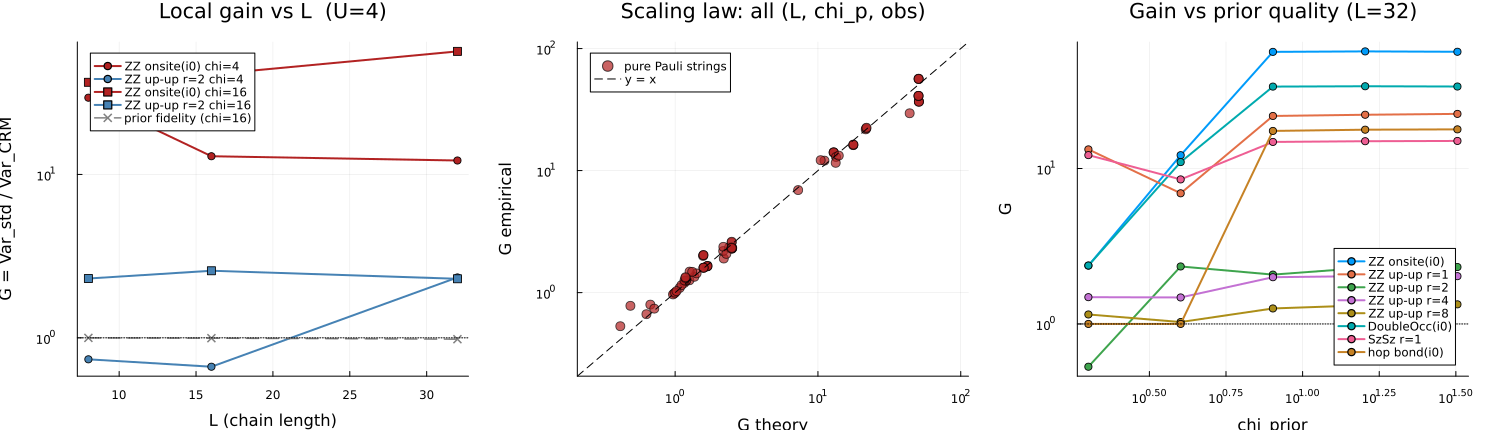

Reproduce this figure in Julia.
# ============================================================
# CRMシャドウのスケーリング検証 (MPS版, 1Dハバード鎖 L=8/16/32)
#
# 仮説: 局所観測量のCRM利得は prior の「局所誤差 Δ」だけで決まり、
#       グローバル忠実度が L とともに崩壊しても生き残る。
#
# 設計（計算量に注意した点）:
#  - 実験状態 ρ: DMRG (chi_exp<=96) の基底状態。参照実験としては
#    厳密基底状態である必要はない（固定された「実験」であればよい）
#  - prior σ: ρ を chi_p = 2..32 に切断したMPS（prior品質のダイヤル）
#  - 実験側サンプルは全priorで共有（1回サンプル → 後処理のみprior毎）
#  - 局所Pauliのprior側厳密平均は「基底一致 × 3^|A| <P>_σ」の閉形式
#    → u毎の追加コストゼロ
#  - ★窓サンプリング: 観測量の台が載る連続窓 [q1,q2] のみをサンプルする。
#    直交中心を q1 に置くと左環境は恒等になるので、左Schmidt指標 l を
#    確率 p(l)=diag(Σ_b C[b]C[b]†) （回転に依存しない）で先に引き、
#    v0 = e_l から通常の逐次サンプリングをすればよい。
#    コストが窓幅のみに依存し、L に依存しなくなる。
#  - BLASは1スレッド（小さいgemvではスレッド化が逆効果）
#  - 忠実度推定は局所Pauliシャドウでは分散が qubit数に対し指数的に悪化
#    するため L=8 のみで実施（それ自体が「局所観測量に集中すべき」根拠）
#
# 実行方法:
#  JULIA_LOAD_PATH="@:@v#.#:@stdlib" julia --project=Hubbard_MPS_Env_v2 crm_mps_scaling.jl
# ============================================================

using ITensors, ITensorMPS
using LinearAlgebra
using Statistics
using Printf
using Random

BLAS.set_num_threads(1)

# ------------------------------------------------------------
# 1. モデル: 1Dハバード鎖, JW: qubit(2i-1)=site i up, qubit(2i)=site i dn
# ------------------------------------------------------------
qup(i) = 2i - 1
qdn(i) = 2i

function hubbard_chain_mpo(sites, L, t, U, mu)
    os = OpSum()
    for i in 1:L-1
        os += -t, "Cdag", qup(i), "C", qup(i+1)
        os += -t, "Cdag", qup(i+1), "C", qup(i)
        os += -t, "Cdag", qdn(i), "C", qdn(i+1)
        os += -t, "Cdag", qdn(i+1), "C", qdn(i)
    end
    for i in 1:L
        os += U, "N", qup(i), "N", qdn(i)
        os += -mu, "N", qup(i)
        os += -mu, "N", qdn(i)
    end
    return MPO(os, sites)
end

function ground_state(L, t, U, mu; chi_max=96, nsweeps=10)
    N = 2L
    sites = siteinds("Fermion", N; conserve_qns=true)
    H = hubbard_chain_mpo(sites, L, t, U, mu)
    init = [isodd(div(q-1, 2) + 1) == isodd(q) ? "Occ" : "Emp" for q in 1:N]
    ψ0 = productMPS(sites, init)
    maxdims = min.(chi_max, [20, 50, 100, chi_max, chi_max, chi_max, chi_max, chi_max, chi_max, chi_max])[1:nsweeps]
    noise = [1e-6, 1e-6, 1e-7, 1e-8, 1e-9, 0, 0, 0, 0, 0][1:nsweeps]
    E, ψ = dmrg(H, ψ0; nsweeps, maxdim=maxdims, cutoff=1e-10, noise, outputlevel=0)
    return E, ψ, sites, H
end

# ------------------------------------------------------------
# 2. MPS -> 密テンソル抽出
# ------------------------------------------------------------
function site_matrices(ψo::MPS, j::Int)
    N = length(ψo); ss = siteinds(ψo); ls = linkinds(ψo)
    if j == 1
        A = Array(ψo[j], ss[j], ls[j])
        return (reshape(A[1, :], 1, :), reshape(A[2, :], 1, :))
    elseif j == N
        A = Array(ψo[j], ls[j-1], ss[j])
        return (reshape(A[:, 1], :, 1), reshape(A[:, 2], :, 1))
    else
        A = Array(ψo[j], ls[j-1], ss[j], ls[j])
        return (Matrix(A[:, 1, :]), Matrix(A[:, 2, :]))
    end
end

# 期待値計算用 (任意ゲージでよい)
function extract_tensors(ψ::MPS)
    ψo = orthogonalize(ψ, 1)
    return [site_matrices(ψo, j) for j in 1:length(ψo)]
end

# ★窓サンプリング用: 直交中心を q1 に置き、窓テンソルと左指標分布を返す
function extract_window(ψ::MPS, q1::Int, q2::Int)
    ψo = orthogonalize(ψ, q1)
    tens = [site_matrices(ψo, j) for j in q1:q2]
    C1, C2 = tens[1]
    pl = vec(sum(abs2, C1; dims=2) .+ sum(abs2, C2; dims=2))
    pl ./= sum(pl)
    return tens, cumsum(pl)
end

# 積演算子 <ψ| ⊗_q O_q |ψ> の厳密期待値 (転送行列)
function product_op_expect(tens, ops::Dict{Int,Matrix{ComplexF64}})
    Lenv = ones(ComplexF64, 1, 1)
    for j in 1:length(tens)
        O = get(ops, j, nothing)
        A1, A2 = tens[j]
        if O === nothing
            Lenv = A1' * Lenv * A1 .+ A2' * Lenv * A2
        else
            Lenv = O[1,1] .* (A1' * Lenv * A1) .+ O[1,2] .* (A1' * Lenv * A2) .+
                   O[2,1] .* (A2' * Lenv * A1) .+ O[2,2] .* (A2' * Lenv * A2)
        end
    end
    return real(Lenv[1,1])
end

# ------------------------------------------------------------
# 3. シャドウ測定機構 (基底 1=X, 2=Y, 3=Z)
# ------------------------------------------------------------
const SIGMA  = (ComplexF64[0 1; 1 0], ComplexF64[0 -im; im 0], ComplexF64[1 0; 0 -1])
const UBASIS = (ComplexF64[1 1; 1 -1]/sqrt(2), ComplexF64[1 -im; 1 im]/sqrt(2),
                ComplexF64[1 0; 0 1])
const DVAL = ntuple(β -> ntuple(a -> real.(diag(UBASIS[β]*SIGMA[a]*UBASIS[β]')), 3), 3)

make_rot_buffers(tens) = [(zeros(ComplexF64, size(t[1])), zeros(ComplexF64, size(t[2]))) for t in tens]

function rotate!(rot, tens, basis)
    for j in 1:length(tens)
        u = UBASIS[basis[j]]
        A1, A2 = tens[j]
        rot[j][1] .= u[1,1] .* A1 .+ u[1,2] .* A2
        rot[j][2] .= u[2,1] .* A1 .+ u[2,2] .* A2
    end
end

# 完全サンプリング。左指標 l を cum_pl から引き v0=e_l で開始
# (全鎖サンプリングは q1=1 で cum_pl=[1.0] の特殊例)
function sample_bits!(bits::Vector{Int}, rot, vbuf, wbuf, cum_pl)
    Nw = length(rot)
    chil = length(cum_pl)
    l = chil == 1 ? 1 : searchsortedfirst(cum_pl, rand())
    v = vbuf
    @inbounds for k in 1:chil; v[k] = 0; end
    v[l] = 1.0 + 0im
    vlen = chil
    for j in 1:Nw
        wlen = size(rot[j][1], 2)
        w0 = view(wbuf, 1:wlen); w1 = view(wbuf, wlen+1:2wlen)
        mul!(w0, transpose(rot[j][1]), view(v, 1:vlen))
        mul!(w1, transpose(rot[j][2]), view(v, 1:vlen))
        p0 = real(dot(w0, w0)); p1 = real(dot(w1, w1))
        b = rand() * (p0 + p1) < p0 ? 0 : 1
        bits[j] = b
        src = b == 0 ? w0 : w1
        nrm = sqrt(b == 0 ? p0 : p1)
        @inbounds for k in 1:wlen; v[k] = src[k] / nrm; end
        vlen = wlen
    end
    return bits
end

# ------------------------------------------------------------
# 4. 観測量 (Pauli項のリスト; JW後のqubit Pauli列)
# ------------------------------------------------------------
struct Term
    coeff::Float64
    sup::Vector{Tuple{Int,Int}}   # (qubit, pauli 1=X,2=Y,3=Z)
end
struct Obs
    name::String
    terms::Vector{Term}
    pure::Bool
end

term_matrixdict(t::Term) = Dict{Int,Matrix{ComplexF64}}(q => SIGMA[a] for (q,a) in t.sup)

function build_observables(L)
    i0 = L ÷ 2
    obs = Obs[]
    push!(obs, Obs("ZZ onsite(i0)", [Term(1.0, [(qup(i0),3),(qdn(i0),3)])], true))
    for r in [1, 2, 4, 8]
        r <= L - i0 || continue
        push!(obs, Obs("ZZ up-up r=$r", [Term(1.0, [(qup(i0),3),(qup(i0+r),3)])], true))
    end
    push!(obs, Obs("DoubleOcc(i0)",
        [Term(0.25, Tuple{Int,Int}[]), Term(-0.25, [(qup(i0),3)]),
         Term(-0.25, [(qdn(i0),3)]),  Term(0.25, [(qup(i0),3),(qdn(i0),3)])], false))
    push!(obs, Obs("SzSz r=1",
        [Term( 1/16, [(qup(i0),3),(qup(i0+1),3)]), Term(-1/16, [(qup(i0),3),(qdn(i0+1),3)]),
         Term(-1/16, [(qdn(i0),3),(qup(i0+1),3)]), Term( 1/16, [(qdn(i0),3),(qdn(i0+1),3)])], false))
    q1, qm, q2 = qup(i0), qdn(i0), qup(i0+1)
    push!(obs, Obs("hop bond(i0)",
        [Term(0.5, [(q1,1),(qm,3),(q2,1)]), Term(0.5, [(q1,2),(qm,3),(q2,2)])], false))
    return obs
end

obs_support(obs) = (minimum(q for o in obs for t in o.terms for (q,_) in t.sup),
                    maximum(q for o in obs for t in o.terms for (q,_) in t.sup))

shift_obs(obs, off) = [Obs(o.name,
    [Term(t.coeff, [(q - off, a) for (q, a) in t.sup]) for t in o.terms], o.pure) for o in obs]

function estimate_obs(o::Obs, basis::Vector{Int}, bits::Vector{Int})
    x = 0.0
    for t in o.terms
        v = t.coeff
        for (q, a) in t.sup
            v *= 3.0 * DVAL[basis[q]][a][bits[q]+1]
            v == 0.0 && break
        end
        x += v
    end
    return x
end

function exact_prior_mean(o::Obs, basis::Vector{Int}, Pσ::Vector{Float64})
    m = 0.0
    for (ti, t) in enumerate(o.terms)
        ok = all(basis[q] == a for (q, a) in t.sup)
        ok || continue
        m += t.coeff * 3.0^length(t.sup) * Pσ[ti]
    end
    return m
end

theory_var(absA, P, Δ, nu, nm) = (((3.0^absA - 1)*P^2 + 3.0^absA*(1-P^2)/nm)/nu,
                                  ((3.0^absA - 1)*Δ^2 + 3.0^absA*(1-P^2)/nm)/nu)

# ------------------------------------------------------------
# 5. 局所観測量の実験 (窓サンプリング; 実験サンプルを全priorで共有)
# ------------------------------------------------------------
function run_locals(wtens, cum_pl, obs_w, Pσ_all, trOσ_all; nu, nm, n_repeat, seed)
    Random.seed!(seed)
    Nw = length(wtens); nobs = length(obs_w); np = length(Pσ_all)
    chimax = max(length(cum_pl), maximum(size(t[1], 2) for t in wtens))
    rot = make_rot_buffers(wtens)
    vbuf = zeros(ComplexF64, chimax + 1); wbuf = zeros(ComplexF64, 2chimax + 2)
    bits = zeros(Int, Nw)
    est_std = zeros(n_repeat, nobs); est_crm = zeros(n_repeat, nobs, np)
    xs = zeros(nobs)
    for rep in 1:n_repeat
        acc_s = zeros(nobs); acc_c = zeros(nobs, np)
        for _ in 1:nu
            basis = rand(1:3, Nw)
            rotate!(rot, wtens, basis)
            fill!(xs, 0.0)
            for _ in 1:nm
                sample_bits!(bits, rot, vbuf, wbuf, cum_pl)
                for k in 1:nobs
                    xs[k] += estimate_obs(obs_w[k], basis, bits)
                end
            end
            for k in 1:nobs
                mρ = xs[k] / nm
                acc_s[k] += mρ
                for p in 1:np
                    acc_c[k, p] += mρ - exact_prior_mean(obs_w[k], basis, Pσ_all[p][k])
                end
            end
        end
        est_std[rep, :] .= acc_s ./ nu
        for p in 1:np, k in 1:nobs
            est_crm[rep, k, p] = acc_c[k, p] / nu + trOσ_all[p][k]
        end
    end
    return est_std, est_crm
end

# ------------------------------------------------------------
# 6. 忠実度の実験 (L=8のみ, 全鎖; prior側は安価な古典サンプル N_cl >> nm)
# ------------------------------------------------------------
function fid_snapshot(rotσ, bits)
    Lenv = ones(ComplexF64, 1, 1)
    for j in 1:length(rotσ)
        A1, A2 = rotσ[j]
        k1 = bits[j] == 0 ? 2.0 : -1.0
        k2 = bits[j] == 1 ? 2.0 : -1.0
        Lenv = k1 .* (A1' * Lenv * A1) .+ k2 .* (A2' * Lenv * A2)
    end
    return real(Lenv[1,1])
end

function run_fidelity(ρw, ρcpl, σw, σcpl; nu, nm, n_cl, n_repeat, seed)
    Random.seed!(seed)
    N = length(ρw)
    chiρ = max(length(ρcpl), maximum(size(t[1], 2) for t in ρw))
    chiσ = max(length(σcpl), maximum(size(t[1], 2) for t in σw))
    rotρ = make_rot_buffers(ρw); rotσ = make_rot_buffers(σw)
    vb = zeros(ComplexF64, chiρ + 1); wb = zeros(ComplexF64, 2chiρ + 2)
    vbσ = zeros(ComplexF64, chiσ + 1); wbσ = zeros(ComplexF64, 2chiσ + 2)
    bits = zeros(Int, N)
    est = zeros(n_repeat, 2)
    for rep in 1:n_repeat
        acc_s, acc_c = 0.0, 0.0
        for _ in 1:nu
            basis = rand(1:3, N)
            rotate!(rotρ, ρw, basis); rotate!(rotσ, σw, basis)
            mρ = 0.0
            for _ in 1:nm
                sample_bits!(bits, rotρ, vb, wb, ρcpl)
                mρ += fid_snapshot(rotσ, bits)
            end
            mρ /= nm
            mσ = 0.0
            for _ in 1:n_cl
                sample_bits!(bits, rotσ, vbσ, wbσ, σcpl)
                mσ += fid_snapshot(rotσ, bits)
            end
            mσ /= n_cl
            acc_s += mρ; acc_c += mρ - mσ
        end
        est[rep, 1] = acc_s / nu
        est[rep, 2] = acc_c / nu + 1.0
    end
    return est
end

# ------------------------------------------------------------
# 7. 検証 (L=4): 密行列EDとの突き合わせ + サンプラー検定
# ------------------------------------------------------------
function dense_chain_check()
    L, t, U = 4, 1.0, 4.0; mu = U/2; N = 2L
    cdag = [0.0 0.0; 1.0 0.0]; I2 = Matrix(1.0I, 2, 2); F = [1.0 0.0; 0.0 -1.0]
    Cd = Vector{Matrix{Float64}}(undef, N)
    for k in 1:N
        ops = [j < k ? F : (j == k ? cdag : I2) for j in 1:N]
        Cd[k] = reduce(kron, ops)
    end
    C = [Matrix(m') for m in Cd]; Nop = [Cd[k]*C[k] for k in 1:N]
    H = zeros(2^N, 2^N)
    for i in 1:L-1, (a, b) in ((qup(i), qup(i+1)), (qdn(i), qdn(i+1)))
        H .+= -t .* (Cd[a]*C[b] .+ Cd[b]*C[a])
    end
    for i in 1:L
        H .+= U .* (Nop[qup(i)]*Nop[qdn(i)]) .- mu .* (Nop[qup(i)] .+ Nop[qdn(i)])
    end
    F_ed = eigen(Symmetric(H)); E_ed = F_ed.values[1]; ψ_ed = F_ed.vectors[:, 1]

    E_dmrg, ψ, sites, _ = ground_state(L, t, U, mu; chi_max=64, nsweeps=8)
    @printf("  [check] E_ED=%.8f  E_DMRG=%.8f  (diff %.2e)\n", E_ed, E_dmrg, abs(E_ed-E_dmrg))
    @assert abs(E_ed - E_dmrg) < 1e-6

    tens = extract_tensors(ψ)
    pauliZ = [1.0 0.0; 0.0 -1.0]
    for (qs, name) in [([qup(2), qdn(2)], "ZZ onsite"), ([qup(2), qup(3)], "ZZ up r=1")]
        Mdense = reduce(kron, [q in qs ? pauliZ : I2 for q in 1:N])
        v_ed = dot(ψ_ed, Mdense*ψ_ed)
        v_mps = product_op_expect(tens, Dict{Int,Matrix{ComplexF64}}(q => SIGMA[3] for q in qs))
        @assert abs(v_ed - v_mps) < 1e-6 "$name mismatch: $v_ed vs $v_mps"
    end
    hop_ed = dot(ψ_ed, (Cd[qup(2)]*C[qup(3)] .+ Cd[qup(3)]*C[qup(2)])*ψ_ed)
    hop_obs = [(Dict{Int,Matrix{ComplexF64}}(qup(2)=>SIGMA[1], qdn(2)=>SIGMA[3], qup(3)=>SIGMA[1]), 0.5),
               (Dict{Int,Matrix{ComplexF64}}(qup(2)=>SIGMA[2], qdn(2)=>SIGMA[3], qup(3)=>SIGMA[2]), 0.5)]
    hop_mps = sum(c * product_op_expect(tens, d) for (d, c) in hop_obs)
    @printf("  [check] hop: ED=%.6f  MPS(XZX+YZY)/2=%.6f\n", hop_ed, hop_mps)
    @assert abs(hop_ed - hop_mps) < 1e-6

    # 全鎖サンプラー検定: 固定基底で経験分布 vs 厳密Born確率
    Random.seed!(7)
    basis = rand(1:3, N)
    wt, cpl = extract_window(ψ, 1, N)
    rot = make_rot_buffers(wt); rotate!(rot, wt, basis)
    Uglob = reduce(kron, [Matrix(UBASIS[basis[q]]) for q in 1:N])
    probs = abs2.(Uglob * ψ_ed)
    counts = zeros(2^N); bits = zeros(Int, N)
    vb = zeros(ComplexF64, 100); wb = zeros(ComplexF64, 200)
    nsamp = 200_000
    for _ in 1:nsamp
        sample_bits!(bits, rot, vb, wb, cpl)
        idx = 0
        for q in 1:N; idx = 2idx + bits[q]; end
        counts[idx+1] += 1
    end
    tv = 0.5 * sum(abs.(counts ./ nsamp .- probs))
    @printf("  [check] full sampler TV = %.4f (expect ~ %.4f)\n", tv, 0.4*sqrt(2^N/nsamp))
    @assert tv < 0.05

    # ★窓サンプラー検定: 窓 [3,6] の周辺分布 vs 密行列周辺分布
    q1, q2 = 3, 6; Nw = q2 - q1 + 1
    wt2, cpl2 = extract_window(ψ, q1, q2)
    rot2 = make_rot_buffers(wt2); rotate!(rot2, wt2, basis[q1:q2])
    marg = zeros(2^Nw)
    for idx in 0:2^N-1
        sub = 0
        for q in q1:q2
            sub = 2sub + ((idx >> (N - q)) & 1)
        end
        marg[sub+1] += probs[idx+1]
    end
    counts2 = zeros(2^Nw); bits2 = zeros(Int, Nw)
    for _ in 1:nsamp
        sample_bits!(bits2, rot2, vb, wb, cpl2)
        sub = 0
        for j in 1:Nw; sub = 2sub + bits2[j]; end
        counts2[sub+1] += 1
    end
    tv2 = 0.5 * sum(abs.(counts2 ./ nsamp .- marg))
    @printf("  [check] window sampler TV = %.4f (expect ~ %.4f)\n", tv2, 0.4*sqrt(2^Nw/nsamp))
    @assert tv2 < 0.02
    println("  [check] all validations passed"); flush(stdout)
end

# ------------------------------------------------------------
# 8. メイン
# ------------------------------------------------------------
function main()
    t, U = 1.0, 4.0; mu = U/2
    L_list = [8, 16, 32]
    chi_priors = [2, 4, 8, 16, 32]
    nu, nm, n_repeat = 50, 100, 100

    println("=== validation (L=4) ==="); flush(stdout)
    dense_chain_check()

    rows = []
    fid_table = Dict()

    for L in L_list
        println("\n", "="^70)
        @printf("L=%d (N=%d qubits), U=%.1f, half-filling\n", L, 2L, U); flush(stdout)
        chi_exp = L <= 8 ? 64 : 96
        tstart = time()
        E, ψ, sites, H = ground_state(L, t, U, mu; chi_max=chi_exp)
        @printf("  DMRG(chi=%d): E0=%.6f  maxlinkdim=%d  (%.0fs)\n",
                chi_exp, E, maxlinkdim(ψ), time()-tstart); flush(stdout)

        exp_tens = extract_tensors(ψ)
        obs = build_observables(L)
        q1, q2 = obs_support(obs)
        obs_w = shift_obs(obs, q1 - 1)
        wtens, cum_pl = extract_window(ψ, q1, q2)
        @printf("  sampling window: qubits [%d, %d] (%d of %d)\n", q1, q2, q2-q1+1, 2L)

        Pρ = [[product_op_expect(exp_tens, term_matrixdict(tm)) for tm in o.terms] for o in obs]
        Otrue = [sum(tm.coeff * Pρ[k][ti] for (ti, tm) in enumerate(obs[k].terms)) for k in 1:length(obs)]

        Pσ_all = Vector{Vector{Vector{Float64}}}(); trOσ_all = Vector{Vector{Float64}}()
        fids = Float64[]; σ_windows = []
        for chi_p in chi_priors
            σ = truncate(ψ; maxdim=chi_p); normalize!(σ)
            push!(fids, abs2(inner(σ, ψ)))
            st = extract_tensors(σ)
            push!(σ_windows, extract_window(σ, 1, 2L))
            Pσ = [[product_op_expect(st, term_matrixdict(tm)) for tm in o.terms] for o in obs]
            push!(Pσ_all, Pσ)
            push!(trOσ_all, [sum(tm.coeff * Pσ[k][ti] for (ti, tm) in enumerate(obs[k].terms)) for k in 1:length(obs)])
        end
        @printf("  prior fidelities |<σ|ρ>|²: %s\n",
                join([@sprintf("chi=%d: %.4f", c, f) for (c, f) in zip(chi_priors, fids)], ",  "))
        flush(stdout)

        tstart = time()
        est_std, est_crm = run_locals(wtens, cum_pl, obs_w, Pσ_all, trOσ_all;
                                      nu, nm, n_repeat, seed=100 + L)
        @printf("  local-observable run: %.0fs\n", time()-tstart); flush(stdout)

        @printf("\n  %-16s %9s %9s |", "observable", "true", "std_err")
        for c in chi_priors; @printf(" G(chi=%d)", c); end
        println()
        for (k, o) in enumerate(obs)
            v_std = var(est_std[:, k])
            @printf("  %-16s %9.4f %9.4f |", o.name, Otrue[k], sqrt(v_std))
            for p in 1:length(chi_priors)
                G = v_std / var(est_crm[:, k, p])
                @printf(" %8.2f", G)
                Δ = Otrue[k] - trOσ_all[p][k]
                G_theo = NaN
                if o.pure
                    vs, vc = theory_var(length(o.terms[1].sup), Otrue[k], Δ, nu, nm)
                    G_theo = vs / vc
                end
                push!(rows, (L, chi_priors[p], o.name, o.pure, Otrue[k], Δ, fids[p], G, G_theo))
            end
            println()
        end
        flush(stdout)

        if L == 8
            println("\n  fidelity estimation (L=8 only; local shadows scale exponentially):")
            ρw, ρcpl = extract_window(ψ, 1, 2L)
            for (p, chi_p) in enumerate(chi_priors)
                chi_p in (4, 16) || continue
                σw, σcpl = σ_windows[p]
                est = run_fidelity(ρw, ρcpl, σw, σcpl; nu, nm, n_cl=300,
                                   n_repeat=50, seed=999 + chi_p)
                G = var(est[:, 1]) / var(est[:, 2])
                fid_table[(L, chi_p)] = (fids[p], mean(est[:,1]), std(est[:,1]),
                                         mean(est[:,2]), std(est[:,2]), G)
                @printf("    chi=%2d (F=%.3f): std= %.3f ± %.3f   CRM= %.3f ± %.3f   G=%.2f\n",
                        chi_p, fids[p], mean(est[:,1]), std(est[:,1]),
                        mean(est[:,2]), std(est[:,2]), G)
                flush(stdout)
            end
        end
    end

    out = joinpath(@__DIR__, "crm_mps_scaling_results.tsv")
    open(out, "w") do io
        println(io, "L\tchi_prior\tobservable\tpure\ttrue\tDelta\tprior_fid\tG_emp\tG_theo")
        for r in rows
            println(io, join(r, "\t"))
        end
    end
    println("\nresults saved: $out"); flush(stdout)
    return rows, fid_table, L_list, chi_priors
end

rows, fid_table, L_list, chi_priors = main()

# ------------------------------------------------------------
# 9. プロット
# ------------------------------------------------------------
using Plots

p1 = plot(xlabel="L (chain length)", ylabel="G = Var_std / Var_CRM",
          yscale=:log10, legend=:topleft, title="Local gain vs L  (U=4)")
markers = Dict(4 => :circle, 16 => :square)
for chi_p in (4, 16)
    for (name, col) in [("ZZ onsite(i0)", :firebrick), ("ZZ up-up r=2", :steelblue)]
        g = [only([r[8] for r in rows if r[1]==L && r[2]==chi_p && r[3]==name]) for L in L_list]
        plot!(p1, L_list, g, marker=markers[chi_p], color=col, lw=2,
              label="$name chi=$chi_p")
    end
end
fidref = [only(unique([r[7] for r in rows if r[1]==L && r[2]==16])) for L in L_list]
plot!(p1, L_list, max.(fidref, 1e-3), color=:gray, ls=:dash, marker=:x, lw=1.5,
      label="prior fidelity (chi=16)")
hline!(p1, [1.0], color=:black, ls=:dot, label="")

gx = [r[9] for r in rows if r[4] && !isnan(r[9])]
gy = [r[8] for r in rows if r[4] && !isnan(r[9])]
lims = (0.5*min(minimum(gx), minimum(gy)), 2*max(maximum(gx), maximum(gy)))
p2 = scatter(gx, gy, xscale=:log10, yscale=:log10, xlims=lims, ylims=lims,
             color=:firebrick, ms=5, alpha=0.7, label="pure Pauli strings",
             xlabel="G theory", ylabel="G empirical",
             title="Scaling law: all (L, chi_p, obs)")
plot!(p2, [lims...], [lims...], color=:black, ls=:dash, label="y = x")

p3 = plot(xlabel="chi_prior", ylabel="G", xscale=:log10, yscale=:log10,
          legend=:bottomright, title="Gain vs prior quality (L=32)")
for name in unique(r[3] for r in rows if r[1]==32)
    g = [only([r[8] for r in rows if r[1]==32 && r[2]==c && r[3]==name]) for c in chi_priors]
    plot!(p3, chi_priors, g, marker=:circle, lw=2, label=name)
end
hline!(p3, [1.0], color=:black, ls=:dot, label="")

final = plot(p1, p2, p3, layout=(1,3), size=(1500, 430), margin=6Plots.mm)
outpng = joinpath(@__DIR__, "crm_mps_scaling.png")
savefig(final, outpng)
println("figure saved: $outpng")
